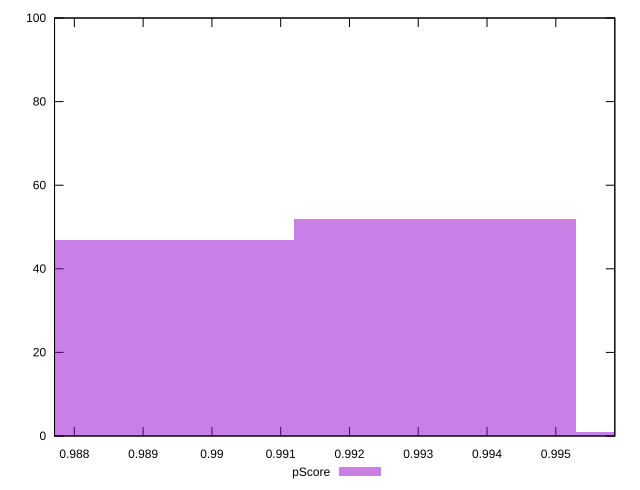

The script that saved this image:
reset

$pScore <<EOF
0.9932436256799458 52
0.9891393131771362 47
0.9973479381827556 1
EOF

set key outside below
set boxwidth 0.004104312502809694
set xrange [0.9877118438232:0.9958583171386006]
set yrange [0:100]
set trange [0:100]
set style fill transparent solid 0.5 noborder
set terminal svg size 640, 490 enhanced background rgb 'white'
set output "reports/report_00033_2021-03-01T14-23-16.841Z/bootup-time/samples/astro-inner/pScore/histogram.svg"

plot $pScore title "pScore" with boxes

reset
